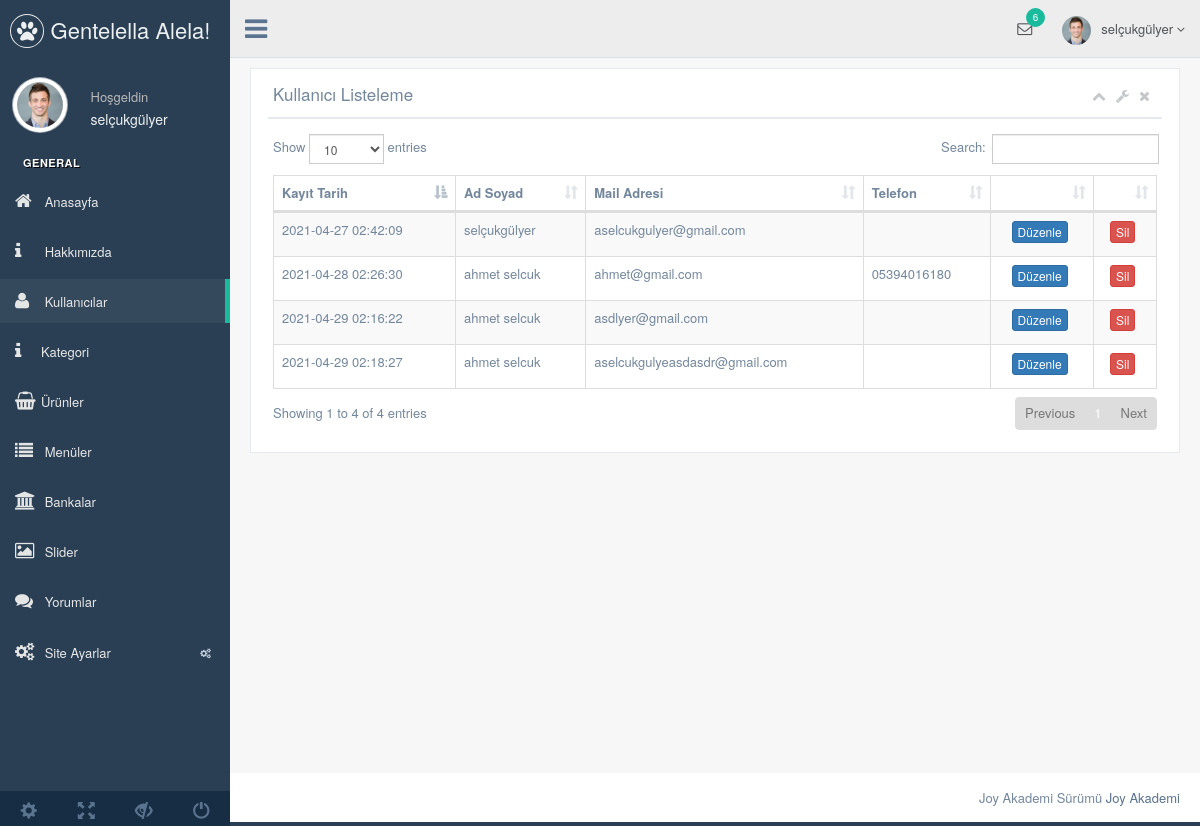
The app's page /nedmin/production/kullanici.php (signed in) with its own data.
### tables this page shows
CREATE TABLE `kullanici` (
  `kullanici_id` int(11) NOT NULL,
  `kullanici_zaman` datetime NOT NULL DEFAULT CURRENT_TIMESTAMP,
  `kullanici_tc` varchar(250) NOT NULL,
  `kullanici_ad` varchar(50) NOT NULL,
  `kullanici_mail` varchar(50) NOT NULL,
  `kullanici_gsm` varchar(100) NOT NULL,
  `kullanici_password` varchar(50) NOT NULL,
  `kullanici_adsoyad` varchar(50) NOT NULL,
  `kullanici_adres` varchar(50) NOT NULL,
  `kullanici_il` varchar(250) NOT NULL,
  `kullanici_ilce` varchar(250) NOT NULL,
  `kullanici_unvan` varchar(100) NOT NULL,
  `kullanici_yetki` varchar(50) NOT NULL,
  `kullanici_durum` int(1) NOT NULL DEFAULT '1'
);

### nedmin/production/kullanici.php (the view, shortened to what this page needs)
<?php
include'header.php';
$kullanicisor=$db->prepare("SELECT * FROM kullanici");
$kullanicisor->execute();
?>
<head>
</head>
        <div class="right_col" role="main">
          <div class="">
            <div class="row">
              <div class="col-md-12 col-sm-12 col-xs-12">
                <div class="x_panel">
                  <div class="x_title">
                    <h2>Kullanıcı Listeleme </h2>
                    <ul class="nav navbar-right panel_toolbox">
                      <li><a class="collapse-link"><i class="fa fa-chevron-up"></i></a>
                      </li>
                      <li class="dropdown">
                        <a href="#" class="dropdown-toggle" data-toggle="dropdown" role="button" aria-expanded="false"><i class="fa fa-wrench"></i></a>
                      </li>
                      <li><a class="close-link"><i class="fa fa-close"></i></a>
                      </li>
                    </ul>
                    <div class="clearfix"></div>
                  </div>
                  <div class="x_content">
                     <table id="datatable-responsive" class="table table-striped table-bordered dt-responsive nowrap" cellspacing="0" width="100%">
                      <thead>
                        <tr>
                          <th>Kayıt Tarih</th>
                          <th>Ad Soyad</th>
                          <th>Mail Adresi</th>
                          <th>Telefon</th>
                          <th></th>
                          <th></th>
                        </tr>
                      </thead>
                      <tbody>
                        <?php
                        while ($kullanicicek=$kullanicisor->fetch(PDO::FETCH_ASSOC)) { ?>
                          <tr>
                          <td><?php echo $kullanicicek['kullanici_zaman'] ?></td>
                          <td><?php echo $kullanicicek['kullanici_adsoyad'] ?></td>
                          <td><?php echo $kullanicicek['kullanici_mail'] ?></td>
                          <td><?php echo $kullanicicek['kullanici_gsm'] ?></td>
                          <td><center><a href="kullanici-duzenle.php?kullanici_id=<?php echo $kullanicicek['kullanici_id']; ?>"><button class="btn btn-primary btn-xs">Düzenle</button></a></center></td>
                          <td><center><a href="../netting/islem.php?kullanici_id=<?php echo $kullanicicek['kullanici_id']; ?>&kullanicisil=ok"><button class="btn btn-danger btn-xs">Sil</button></a></center></td>
                        </tr>
                        <?php }
                         ?>
                      </tbody>
                    </table>
                  </div>
                </div>
              </div>
            </div>
          </div>
        </div>
     <?php include 'footer.php'; ?>

### nedmin/production/header.php (shortened to what this page needs)
<?php
  include '../netting/baglan.php';
    $kullanicisor=$db->prepare("SELECT * from kullanici where kullanici_mail=:mail" );
  $kullanicisor->execute(array
    (
      'mail' => $_SESSION['kullanici_mail']
    ));
  $kullanicicek=$kullanicisor->fetch(PDO::FETCH_ASSOC);
 ?>
<!DOCTYPE html>
<html lang="en">
  <head>
    <link href="../vendors/bootstrap/dist/css/bootstrap.min.css" rel="stylesheet">
    <link href="../vendors/font-awesome/css/font-awesome.min.css" rel="stylesheet">
    <link href="../vendors/nprogress/nprogress.css" rel="stylesheet">
    <link href="../vendors/iCheck/skins/flat/green.css" rel="stylesheet">
    <link href="../vendors/datatables.net-bs/css/dataTables.bootstrap.min.css" rel="stylesheet">
    <link href="../vendors/datatables.net-buttons-bs/css/buttons.bootstrap.min.css" rel="stylesheet">
    <link href="../vendors/datatables.net-fixedheader-bs/css/fixedHeader.bootstrap.min.css" rel="stylesheet">
    <link href="../vendors/datatables.net-responsive-bs/css/responsive.bootstrap.min.css" rel="stylesheet">
    <link href="../vendors/datatables.net-scroller-bs/css/scroller.bootstrap.min.css" rel="stylesheet">
    <link rel="stylesheet"  href="../vendors/dropzone/dist/min/dropzone.min.css">
    <link href="../build/css/custom.min.css" rel="stylesheet">
  </head>
  <body class="nav-md">
    <div class="container body">
      <div class="main_container">
        <div class="col-md-3 left_col">
          <div class="left_col scroll-view">
            <div class="navbar nav_title" style="border: 0;">
              <a href="index.html" class="site_title"><i class="fa fa-paw"></i> <span>Gentelella Alela!</span></a>
            </div>
            <div class="profile clearfix">
              <div class="profile_pic">
                <img src="images/img.jpg" alt="..." class="img-circle profile_img">
              </div>
              <div class="profile_info">
                <span>Hoşgeldin</span>
                <h2><?php echo $kullanicicek['kullanici_adsoyad'] ?></h2>
              </div>
            </div>
            <br />
            <div id="sidebar-menu" class="main_menu_side hidden-print main_menu">
              <div class="menu_section">
                <h3>General</h3>
                <ul class="nav side-menu">
                   <li><a href="index.php"><i class="fa fa-home"></i> Anasayfa </a></li>
                     <li><a href="hakkimizda.php"><i class="fa fa-info"></i> Hakkımızda </a></li>
                      <li><a href="kullanici.php"><i class="fa fa-user"></i> Kullanıcılar </a></li>
                      <li><a href="kategori.php"><i class="fa fa-info"></i>Kategori</a></li>
                      <li><a href="urun.php"><i class="fa fa-shopping-basket"></i>Ürünler</a></li>
                      <li><a href="menu.php"><i class="fa fa-list"></i> Menüler </a></li>
                      <li><a href="banka.php"><i class="fa fa-university"></i> Bankalar </a></li>
                       <li><a href="slider.php"><i class="fa fa-image"></i> Slider </a></li>
                       <li><a href="yorumlar.php"><i class="fa fa-comments"></i> Yorumlar </a></li>
                  <li><a><i class="fa fa-cogs"></i> Site Ayarlar <span class="fa fa-cogs"></span></a>
                  </li>
                  </ul>
              </div>
            </div>
            <div class="sidebar-footer hidden-small">
              <a data-toggle="tooltip" data-placement="top" title="Settings">
                <span class="glyphicon glyphicon-cog" aria-hidden="true"></span>
              </a>
              <a data-toggle="tooltip" data-placement="top" title="FullScreen">
                <span class="glyphicon glyphicon-fullscreen" aria-hidden="true"></span>
              </a>
              <a data-toggle="tooltip" data-placement="top" title="Lock">
                <span class="glyphicon glyphicon-eye-close" aria-hidden="true"></span>
              </a>
              <a data-toggle="tooltip" data-placement="top" title="Logout">
                <span class="glyphicon glyphicon-off" aria-hidden="true"></span>
              </a>
            </div>
          </div>
        </div>
        <div class="top_nav">
          <div class="nav_menu">
            <nav>
              <div class="nav toggle">
                <a id="menu_toggle"><i class="fa fa-bars"></i></a>
              </div>
              <ul class="nav navbar-nav navbar-right">
                <li class="">
                  <a href="javascript:;" class="user-profile dropdown-toggle" data-toggle="dropdown" aria-expanded="false">
                    <img src="images/img.jpg" alt=""><?php echo $kullanicicek['kullanici_adsoyad'] ?>
                    <span class=" fa fa-angle-down"></span>
                  </a>
                </li>
                <li role="presentation" class="dropdown">
                  <a href="javascript:;" class="dropdown-toggle info-number" data-toggle="dropdown" aria-expanded="false">
                    <i class="fa fa-envelope-o"></i>
                    <span class="badge bg-green">6</span>
                  </a>
                </li>
              </ul>
            </nav>
          </div>
        </div>

### records on screen
kullanici: kullanici_adsoyad "selçukgülyer", kullanici_zaman "2021-04-27 02:42:09", kullanici_mail "aselcukgulyer@gmail.com"
kullanici: kullanici_zaman "2021-04-28 02:26:30", kullanici_adsoyad "ahmet selcuk", kullanici_mail "ahmet@gmail.com", kullanici_gsm "05394016180"
kullanici: kullanici_zaman "2021-04-29 02:16:22", kullanici_adsoyad "ahmet selcuk", kullanici_mail "asdlyer@gmail.com"
kullanici: kullanici_zaman "2021-04-29 02:18:27", kullanici_adsoyad "ahmet selcuk", kullanici_mail "aselcukgulyeasdasdr@gmail.com"
